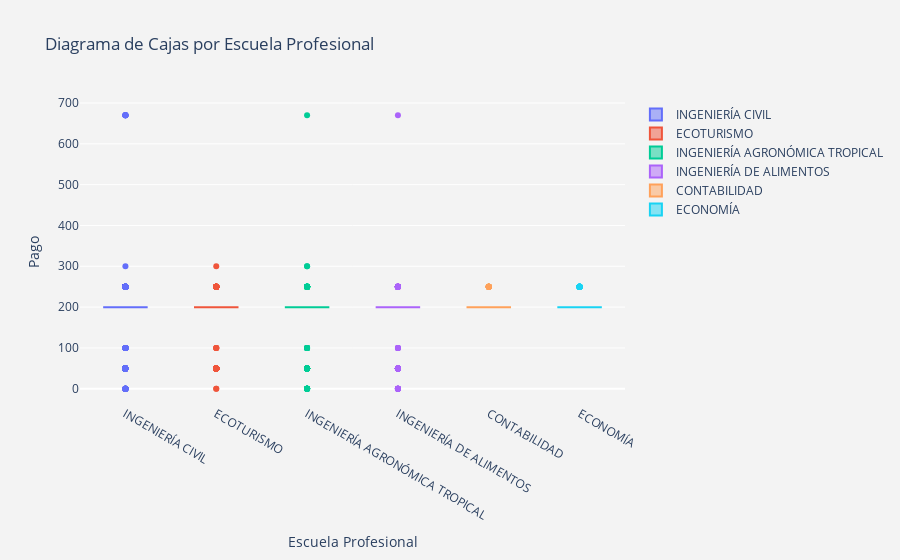

Notebook source saved alongside this figure:
### Code cell
import plotly.graph_objs as go
import plotly.offline as py

# Crear una lista de trazas de cajas para cada escuela
data_traces = []
for escuela in Postulantes['ESCUELA'].unique():
    trace = go.Box(
        y=Postulantes[Postulantes['ESCUELA'] == escuela]['PAGO'],  # Valores a graficar (en este caso, la columna PAGO)
        name=escuela  # Etiqueta de la caja (escuela)
    )
    data_traces.append(trace)

layout = go.Layout(
    title='Diagrama de Cajas por Escuela Profesional',
    xaxis=dict(title='Escuela Profesional'),
    yaxis=dict(title='Pago'),
    paper_bgcolor='rgb(243, 243, 243)',
    plot_bgcolor='rgb(243, 243, 243)'
)

# Crear la figura y trazar el gráfico
fig = go.Figure(data=data_traces, layout=layout)
py.iplot(fig)

### Figure 1 — Plotly figure (JSON) as saved in the notebook; plotly's stock layout.template omitted (floating-point values rounded to 4 significant figures; data arrays with more than 128 entries replaced by an {"elided": "..."} marker saying what was removed)
{"data": [{"name": "INGENIERÍA CIVIL", "type": "box", "y": {"elided": "1813 int values"}}, {"name": "ECOTURISMO", "type": "box", "y": {"elided": "506 int values"}}, {"name": "INGENIERÍA AGRONÓMICA TROPICAL", "type": "box", "y": {"elided": "1529 int values"}}, {"name": "INGENIERÍA DE ALIMENTOS", "type": "box", "y": {"elided": "744 int values"}}, {"name": "CONTABILIDAD", "type": "box", "y": {"elided": "129 int values"}}, {"name": "ECONOMÍA", "type": "box", "y": {"elided": "207 int values"}}], "layout": {"paper_bgcolor": "rgb(243, 243, 243)", "plot_bgcolor": "rgb(243, 243, 243)", "title": {"text": "Diagrama de Cajas por Escuela Profesional"}, "xaxis": {"title": {"text": "Escuela Profesional"}}, "yaxis": {"title": {"text": "Pago"}}}}
